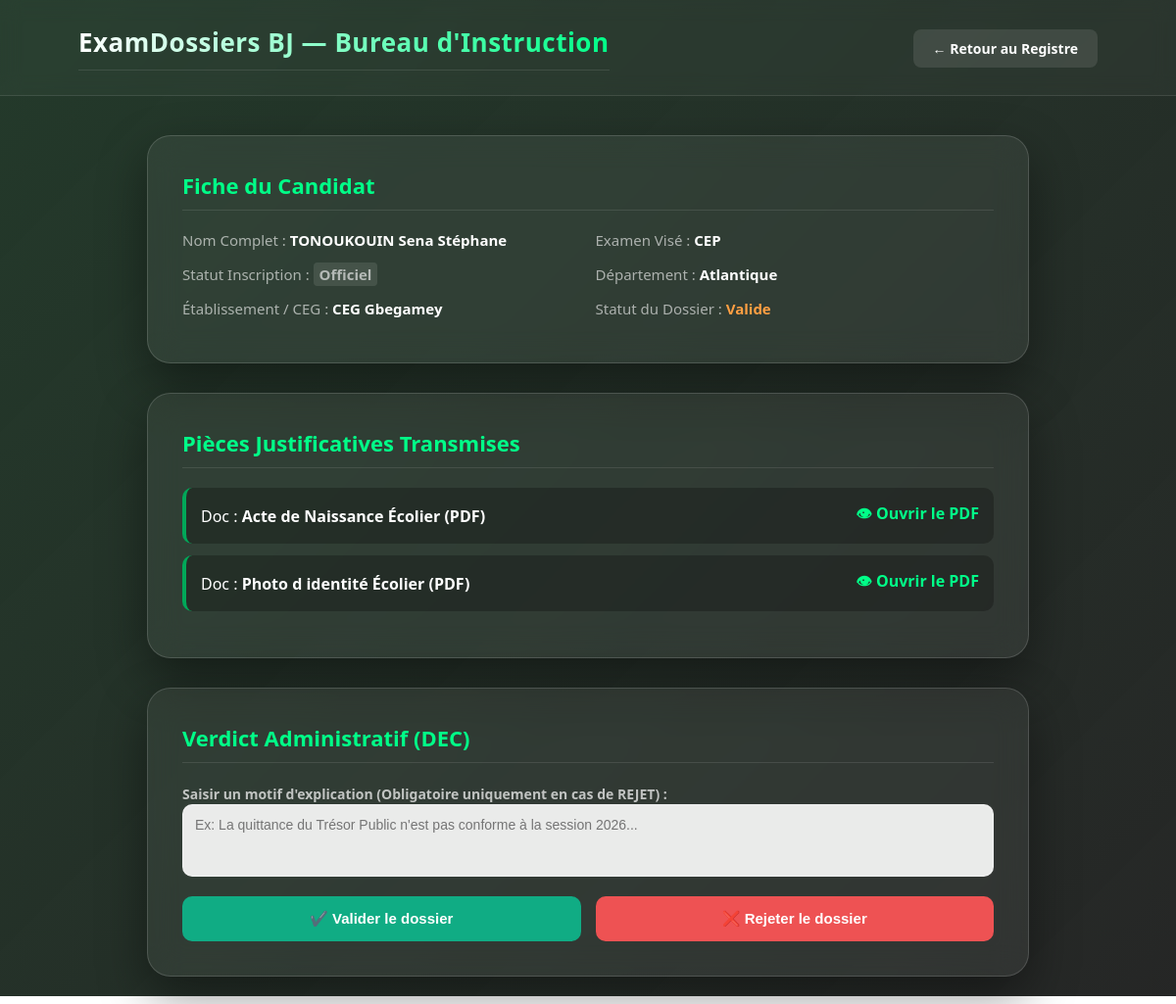
Page /instruction.php?id=1 (signed in) on the committed database.
### tables this page shows
CREATE TABLE `dossiers` (
  `id` int(11) NOT NULL,
  `user_id` int(11) NOT NULL,
  `examen_id` int(11) NOT NULL,
  `statut` enum('en_attente','valide','rejete') DEFAULT 'en_attente',
  `motif_rejet` text DEFAULT NULL,
  `numero_table` varchar(50) DEFAULT NULL,
  `date_depot` timestamp NOT NULL DEFAULT current_timestamp()
);

CREATE TABLE `users` (
  `id` int(11) NOT NULL,
  `nom` varchar(100) NOT NULL,
  `prenom` varchar(100) NOT NULL,
  `email` varchar(150) NOT NULL,
  `telephone` varchar(20) NOT NULL,
  `password` varchar(255) NOT NULL,
  `role` enum('candidat','admin') DEFAULT 'candidat',
  `type_candidat` enum('officiel','libre') DEFAULT 'officiel',
  `etablissement` varchar(150) NOT NULL DEFAULT 'Candidat Libre',
  `departement` varchar(50) NOT NULL DEFAULT 'Littoral',
  `created_at` timestamp NOT NULL DEFAULT current_timestamp()
);

CREATE TABLE `examens` (
  `id` int(11) NOT NULL,
  `libelle` varchar(50) NOT NULL,
  `annee` int(11) NOT NULL,
  `date_cloture` date NOT NULL,
  `created_at` timestamp NOT NULL DEFAULT current_timestamp()
);

CREATE TABLE `documents` (
  `id` int(11) NOT NULL,
  `dossier_id` int(11) NOT NULL,
  `type_document` varchar(100) NOT NULL,
  `fichier_url` varchar(255) NOT NULL,
  `uploaded_at` timestamp NOT NULL DEFAULT current_timestamp()
);

### instruction.php (the view, shortened to what this page needs)
<?php
$host = "localhost";
$db_name = "examdossiers";
$username = "root";
$password = "";
$conn = null;
try {
    $conn = new PDO("mysql:host=" . $host . ";dbname=" . $db_name . ";charset=utf8", $username, $password);
    $conn->setAttribute(PDO::ATTR_ERRMODE, PDO::ERRMODE_EXCEPTION);
} catch(PDOException $e) {
    die("<div style='background:#ee5253;padding:20px;text-align:center;color:white;'>Erreur : " . $e->getMessage() . "</div>");
}
$dossier_id = intval($_GET['id']);
$stmt_get = $conn->prepare("
    SELECT d.id AS dossier_id, d.statut, d.motif_rejet, d.date_depot,
           u.nom, u.prenom, u.email, u.telephone, u.departement, u.type_candidat, u.etablissement,
           e.libelle AS examen_nom
    FROM dossiers d
    JOIN users u ON d.user_id = u.id
    JOIN examens e ON d.examen_id = e.id
    WHERE d.id = :did LIMIT 1
");
$stmt_get->execute([':did' => $dossier_id]);
$dossier = $stmt_get->fetch(PDO::FETCH_ASSOC);
$stmt_docs = $conn->prepare("SELECT type_document, fichier_url FROM documents WHERE dossier_id = :did");
$stmt_docs->execute([':did' => $dossier_id]);
$pieces_candidat = $stmt_docs->fetchAll(PDO::FETCH_ASSOC);
?>
<!DOCTYPE html>
<html lang="fr">
<head>
</head>
<body>
<div class="overlay">
<header>
    <div class="logo-container">
        <h2>ExamDossiers BJ — Bureau d'Instruction</h2>
    </div>
    <nav>
        <a href="admin.php" class="btn-back">← Retour au Registre</a>
    </nav>
</header>
<div class="container">
    <div class="panel">
        <h2>Fiche du Candidat</h2>
        <div class="info-grid">
            <div class="info-item"><span>Nom Complet :</span> <b><?php echo $dossier['nom'] . " " . $dossier['prenom']; ?></b></div>
            <div class="info-item"><span>Examen Visé :</span> <b><?php echo $dossier['examen_nom']; ?></b></div>
            <div class="info-item"><span>Statut Inscription :</span> <span style="text-transform: capitalize; background: rgba(255,255,255,0.1); padding: 2px 6px; border-radius: 4px;"><b><?php echo $dossier['type_candidat']; ?></b></span></div>
            <div class="info-item"><span>Département :</span> <b><?php echo $dossier['departement']; ?></b></div>
            <div class="info-item"><span>Établissement / CEG :</span> <b><?php echo $dossier['etablissement']; ?></b></div>
            <div class="info-item"><span>Statut du Dossier :</span> <b style="color: #ff9f43;"><?php echo ucfirst($dossier['statut']); ?></b></div>
        </div>
    </div>
    <div class="panel">
        <h2>Pièces Justificatives Transmises</h2>
        <?php if(empty($pieces_candidat)): ?>
            <p style="color: #ff4d4d; text-align: center;">Aucun document PDF lié à cette candidature.</p>
        <?php else: ?>
            <?php foreach($pieces_candidat as $p): ?>
                <div class="piece-item">
                    <span>Doc : <b><?php echo $p['type_document']; ?></b></span>
                    <a href="<?php echo $p['fichier_url']; ?>" target="_blank" class="btn-view">👁 Ouvrir le PDF</a>
                </div>
            <?php endforeach; ?>
        <?php endif; ?>
    </div>
    <div class="panel">
        <h2>Verdict Administratif (DEC)</h2>
        <form action="instruction.php?id=<?php echo $dossier_id; ?>" method="POST">
            <label style="font-size: 14px; color: rgba(255,255,255,0.7); font-weight: 600;">Saisir un motif d'explication (Obligatoire uniquement en cas de REJET) :</label>
            <textarea name="motif_rejet" class="textarea-motif" rows="3" placeholder="Ex: La quittance du Trésor Public n'est pas conforme à la session 2026..."></textarea>
            <div class="actions">
                <button type="submit" name="action_decision" class="btn-decision btn-val" onclick="document.getElementById('statut_decision').value='valide';">✔️ Valider le dossier</button>
                <button type="submit" name="action_decision" class="btn-decision btn-rej" onclick="document.getElementById('statut_decision').value='rejete';">❌ Rejeter le dossier</button>
            </div>
        </form>
    </div>
</div>
</div>
</body>
</html>

### instruction.php (style rules this page uses)
body { margin: 0; padding: 0; font-family: 'Segoe UI', Arial, sans-serif; background: url('images/educ.png') center/cover no-repeat fixed; color: white; min-height: 100vh; }
.overlay { background: linear-gradient(135deg, rgba(11, 36, 19, 0.9) 0%, rgba(0, 0, 0, 0.85) 100%); min-height: 100vh; padding-bottom: 60px; }
header { display: flex; justify-content: space-between; align-items: center; padding: 25px 80px; background: rgba(255, 255, 255, 0.03); backdrop-filter: blur(10px); border-bottom: 1px solid rgba(255, 255, 255, 0.1); }
.logo-container h2 { margin: 0; font-size: 26px; font-weight: 800; letter-spacing: 0.5px; background: linear-gradient(to right, #ffffff, #00ff88); -webkit-background-clip: text; -webkit-text-fill-color: transparent; }
.btn-back { background: rgba(255,255,255,0.1); padding: 10px 20px; color: white; text-decoration: none; border-radius: 8px; font-size: 14px; font-weight: 700; }
.container { max-width: 900px; margin: 40px auto; padding: 0 20px; }
.panel { background: rgba(255, 255, 255, 0.06); backdrop-filter: blur(16px); border: 1px solid rgba(255, 255, 255, 0.15); padding: 35px; border-radius: 24px; box-shadow: 0 20px 50px rgba(0, 0, 0, 0.4); margin-bottom: 30px; }
h2 { margin: 0 0 20px 0; font-size: 22px; border-bottom: 1px solid rgba(255,255,255,0.1); padding-bottom: 10px; color: #00ff88; }
.info-grid { display: grid; grid-template-columns: 1fr 1fr; gap: 15px; margin-bottom: 10px; }
.info-item { font-size: 15px; }
.info-item span { color: rgba(255,255,255,0.6); }
.piece-item { background: rgba(0,0,0,0.25); padding: 15px; border-radius: 10px; margin-bottom: 12px; display: flex; justify-content: space-between; align-items: center; border-left: 4px solid #00a859; }
.btn-view { color: #00ff88; text-decoration: none; font-weight: 700; }
.textarea-motif { width: 100%; padding: 12px; box-sizing: border-box; border-radius: 10px; border: 1px solid rgba(255,255,255,0.2); background: rgba(255,255,255,0.9); color: #111; font-family: Arial, sans-serif; font-size: 14px; outline: none; resize: none; }
.actions { display: flex; gap: 15px; margin-top: 15px; }
.btn-decision { padding: 14px 25px; border: none; border-radius: 10px; color: white; font-weight: 700; cursor: pointer; font-size: 15px; flex: 1; transition: 0.3s; }
.btn-val { background: #10ac84; }
.btn-rej { background: #ee5253; }

### rows in the picture
dossiers: user.nom "TONOUKOUIN", user.prenom "Sena Stéphane", examen.libelle "CEP", user.type_candidat "Officiel", user.departement "Atlantique", user.etablissement "CEG Gbegamey", statut "Valide"
documents: type_document "Acte de Naissance Écolier (PDF)"
documents: type_document "Photo d identité Écolier (PDF)"
